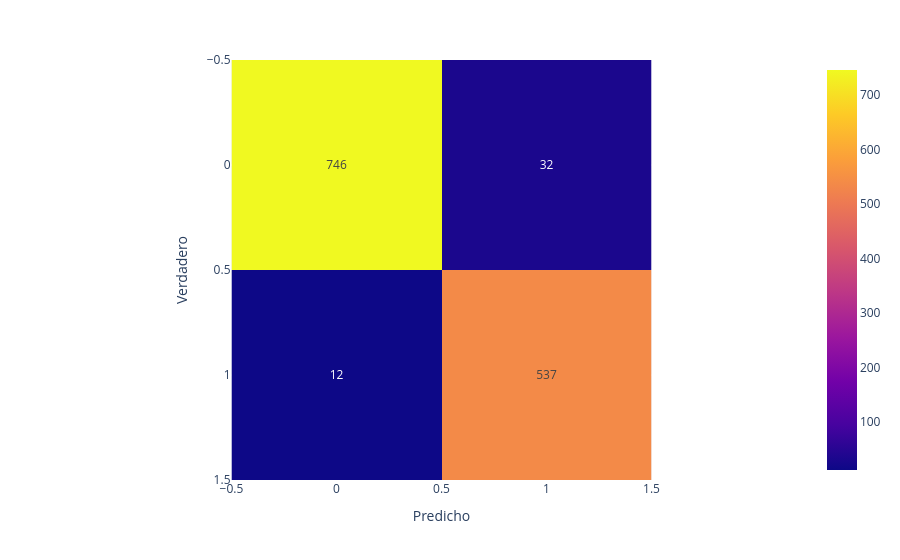

This figure's notebook cell:
### Markdown cell above
Acá se redefine `folder_path` (con la misma ruta hardcodeada de Windows) y `class_names` a mano como `['def_front', 'ok_front']`. Es la forma correcta de fijar las clases, pero al pisar el resultado de `os.listdir` sin señalarlo, tapa el riesgo de la celda anterior en vez de dejarlo documentado.

### Code cell
# Inicializar listas para características y etiquetas
features = []  # Inicializa una lista vacía para almacenar las características (features) de cada imagen.
labels = []    # Inicializa una lista vacía para almacenar las etiquetas (labels) correspondientes a cada imagen.

# Procesar cada imagen en la carpeta
for class_name in class_names:  # Itera sobre cada nombre de clase (subcarpeta) en 'class_names'.
    class_folder = os.path.join(folder_path, class_name)  # Construye la ruta completa a la subcarpeta de la clase actual.
    for file_name in os.listdir(class_folder):  # Itera sobre cada archivo (imagen) dentro de la subcarpeta de la clase.
        file_path = os.path.join(class_folder, file_name)  # Construye la ruta completa a la imagen actual.
        
        # Cargar la imagen usando OpenCV
        img = cv2.imread(file_path)  # Carga la imagen desde la ruta especificada.

        # Convertir a escala de grises y aplanar
        gray_img = cv2.cvtColor(img, cv2.COLOR_BGR2GRAY).flatten()  
        # Convierte la imagen a escala de grises y la aplana en un array unidimensional.

        # Agregar las características y las etiquetas
        features.append(gray_img)  # Añade el array de características (imagen aplanada) a la lista 'features'.
        labels.append(class_name)  # Añade la etiqueta de la clase correspondiente a la lista 'labels'.

# Convertir listas a arrays de NumPy
features = np.array(features)  # Convierte la lista 'features' en un array de NumPy.
labels = np.array(labels)  # Convierte la lista 'labels' en un array de NumPy.

# Dividir el conjunto de datos en entrenamiento y prueba
X_train, X_test, y_train, y_test = train_test_split(features, labels, test_size=0.2, random_state=42)  
# Divide el conjunto de datos en dos partes: un conjunto de entrenamiento (80%) y un conjunto de prueba (20%).
# 'random_state=42' asegura que la división sea reproducible.

# Entrenar el clasificador
clf = KNeighborsClassifier(n_neighbors=3, metric='euclidean')  
# Crea un clasificador K-Nearest Neighbors (KNN) con 3 vecinos y la distancia euclidiana como métrica.
clf.fit(X_train, y_train)  
# Entrena el clasificador KNN con los datos de entrenamiento.

# Evaluar el clasificador
y_pred = clf.predict(X_test)  
# Realiza predicciones en el conjunto de prueba utilizando el modelo entrenado.
conf_matrix = confusion_matrix(y_test, y_pred)  
# Calcula la matriz de confusión comparando las predicciones con las etiquetas reales.

# Mostrar la matriz de confusión
print("Matriz de confusión:")  # Imprime un título para la matriz de confusión.
print(conf_matrix)  # Muestra la matriz de confusión en la consola.

# Visualizar la matriz de confusión con Plotly
fig = px.imshow(conf_matrix, text_auto=True, labels=dict(x="Predicho", y="Verdadero"))  
# Crea una visualización de la matriz de confusión utilizando Plotly, con etiquetas automáticas para cada celda.
fig.show()  # Muestra la visualización interactiva de la matriz de confusión.

### Figure 1 — Plotly figure (JSON) as saved in the notebook; plotly's stock layout.template omitted (floating-point values rounded to 4 significant figures)
{"data": [{"coloraxis": "coloraxis", "hovertemplate": "Predicho: %{x}<br>Verdadero: %{y}<br>color: %{z}<extra></extra>", "name": "0", "texttemplate": "%{z}", "type": "heatmap", "xaxis": "x", "yaxis": "y", "z": [[746, 32], [12, 537]]}], "layout": {"coloraxis": {"colorscale": [[0, "#0d0887"], [0.1111, "#46039f"], [0.2222, "#7201a8"], [0.3333, "#9c179e"], [0.4444, "#bd3786"], [0.5556, "#d8576b"], [0.6667, "#ed7953"], [0.7778, "#fb9f3a"], [0.8889, "#fdca26"], [1, "#f0f921"]]}, "margin": {"t": 60}, "xaxis": {"anchor": "y", "constrain": "domain", "domain": [0, 1], "scaleanchor": "y", "title": {"text": "Predicho"}}, "yaxis": {"anchor": "x", "autorange": "reversed", "constrain": "domain", "domain": [0, 1], "title": {"text": "Verdadero"}}}}
